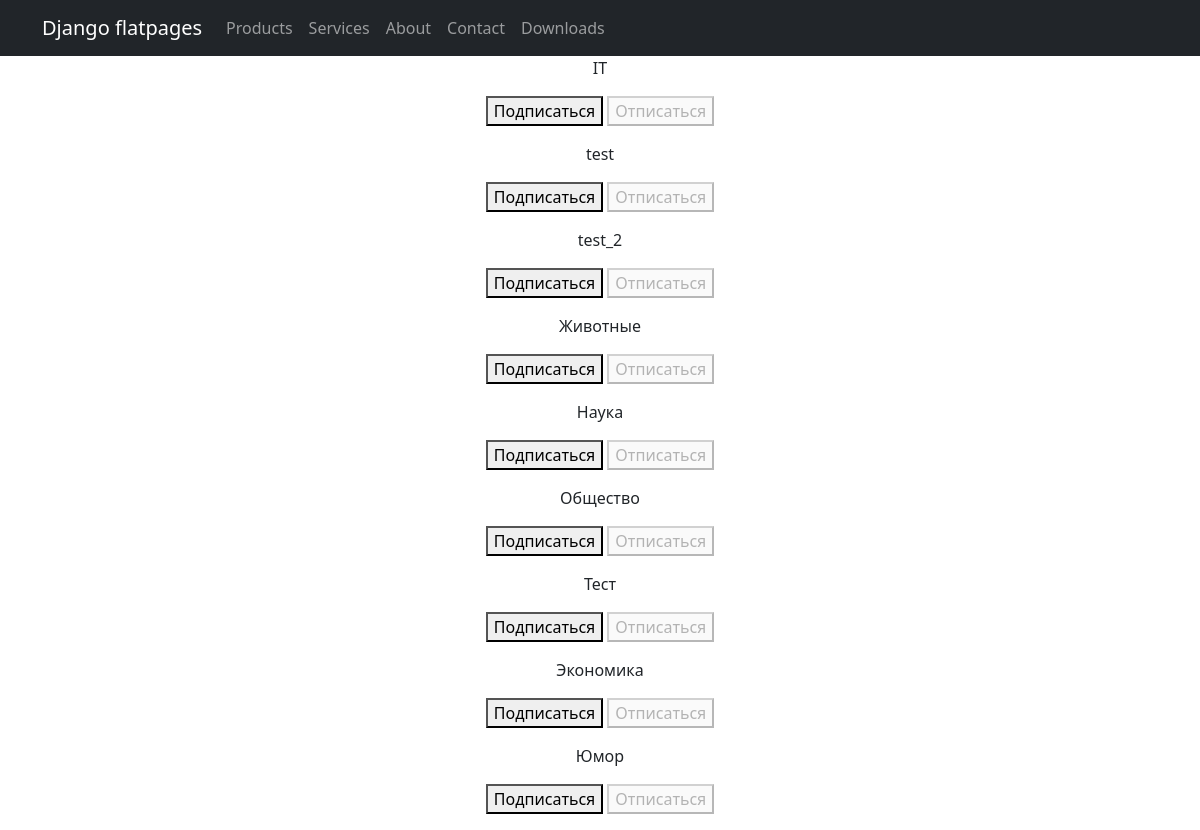
Page /news/subscriptions/ (signed in) on the committed database.
### news/models.py (models this page shows, shortened)
class Category(models.Model):
    name = models.CharField(max_length=80, unique=True, help_text=_('category name'))

### news/views.py (the view, shortened to what this page needs)
# urls.py: path('subscriptions/', subscriptions, name='subscriptions'),
@login_required
@csrf_protect
def subscriptions(request):
    categories_with_subscriptions = Category.objects.annotate(
        user_subscribed=Exists(
            Subscription.objects.filter(
                user=request.user,
                category=OuterRef('pk'),
            )
        )
    ).order_by('name')
    return render(
        request,
        'subscriptions.html',
        {'categories': categories_with_subscriptions},
    )

### templates/subscriptions.html (shortened to what this page needs)
{% extends 'flatpages/default.html' %}
{% block content %}
    {% for category in categories  %}
        <p>
            {{ category.name }}
            <form method="post">
                {% if category.user_subscribed %}
                    <button disabled>Подписаться</button>
                    <button name="action" value="unsubscribe">Отписаться</button>
                {% else %}
                    <button name="action" value="subscribe">Подписаться</button>
                    <button disabled>Отписаться</button>
                {% endif %}
            </form>
        </p>
    {% endfor %}
{% endblock content %}

### rows in the picture
Category: name "IT", shows "Подписаться"
Category: name "test", shows "Подписаться"
Category: name "test_2", shows "Подписаться"
Category: name "Животные", shows "Подписаться"
Category: name "Наука", shows "Подписаться"
Category: name "Общество", shows "Подписаться"
Category: name "Тест", shows "Подписаться"
Category: name "Экономика", shows "Подписаться"
Category: name "Юмор", shows "Подписаться"
